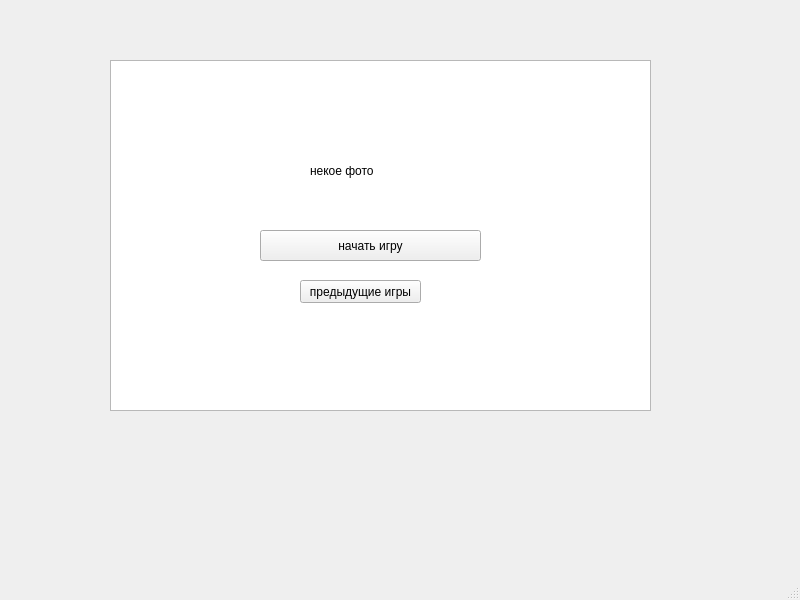
<?xml version="1.0" encoding="UTF-8"?>
<ui version="4.0">
 <class>MainWindow</class>
 <widget class="QMainWindow" name="MainWindow">
  <property name="geometry">
   <rect>
    <x>0</x>
    <y>0</y>
    <width>800</width>
    <height>600</height>
   </rect>
  </property>
  <property name="windowTitle">
   <string>MainWindow</string>
  </property>
  <widget class="QWidget" name="centralwidget">
   <widget class="QTableWidget" name="tableWidget">
    <property name="geometry">
     <rect>
      <x>110</x>
      <y>60</y>
      <width>541</width>
      <height>351</height>
     </rect>
    </property>
   </widget>
   <widget class="QPushButton" name="pushButton">
    <property name="geometry">
     <rect>
      <x>260</x>
      <y>230</y>
      <width>221</width>
      <height>31</height>
     </rect>
    </property>
    <property name="text">
     <string>начать игру</string>
    </property>
   </widget>
   <widget class="QLabel" name="label">
    <property name="geometry">
     <rect>
      <x>310</x>
      <y>140</y>
      <width>111</width>
      <height>61</height>
     </rect>
    </property>
    <property name="text">
     <string>некое фото</string>
    </property>
   </widget>
   <widget class="QPushButton" name="pushButton_2">
    <property name="geometry">
     <rect>
      <x>300</x>
      <y>280</y>
      <width>121</width>
      <height>23</height>
     </rect>
    </property>
    <property name="text">
     <string>предыдущие игры</string>
    </property>
   </widget>
  </widget>
  <widget class="QMenuBar" name="menubar">
   <property name="geometry">
    <rect>
     <x>0</x>
     <y>0</y>
     <width>800</width>
     <height>21</height>
    </rect>
   </property>
  </widget>
  <widget class="QStatusBar" name="statusbar"/>
 </widget>
 <resources/>
 <connections/>
</ui>
